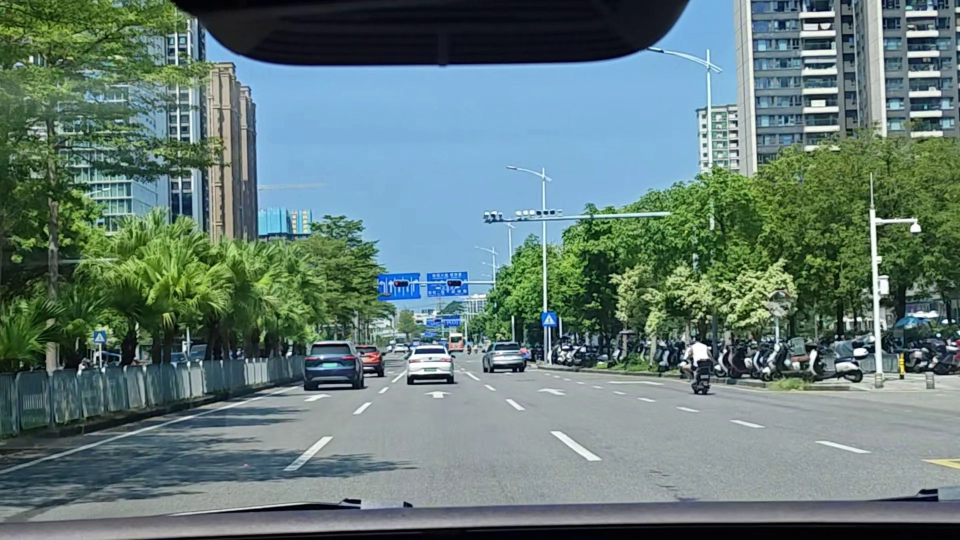
//> input picture arm/arm/app_pcie/sources/tests/data/lane_20261019/324855e4552104aee93d7f0f14f1244d.jpg, 1920 x 1080 px (shown at 1/2 size)
$ ./lane_replay data/lane_20261019/324855e4552104aee93d7f0f14f1244d.jpg out.png 3 3 3 3   (built with g++ and OpenCV 4)
//> lines starting //> are read from the running program, lines starting //| are printed output that depends on the picture
#include "lane_vision.h"
#include "frame_color.h"
#include <opencv2/imgcodecs.hpp>
#include <filesystem>
#include <iostream>

int main(int argc,char **argv) {
  if(argc!=3 && argc!=7) {
    std::cerr<<"Usage: lane_replay IMAGE OUTPUT_DIR [crop_x crop_y crop_width crop_height]\n";return 2;
  }
  try {
    cv::setNumThreads(1);
    cv::Mat image=cv::imread(argv[1]);if(image.empty()) throw std::runtime_error("Cannot read image");
//> further down, image is the input picture: 1080 rows x 1920 cols, CV_8UC3; mean B, G, R 119.3, 123, 99.8
    cv::Mat frame;
    if(argc==7) {
      cv::Rect crop(std::stoi(argv[3]),std::stoi(argv[4]),std::stoi(argv[5]),std::stoi(argv[6]));
//> crop = Rect(3, 3, 3, 3)
      if((crop&cv::Rect(0,0,image.cols,image.rows))!=crop) throw std::runtime_error("Crop outside image");
      cv::Mat quadrant;cv::resize(image(crop),quadrant,{640,360});
//> after `cv::resize(image(crop), quadrant, { 640, 360 })`:
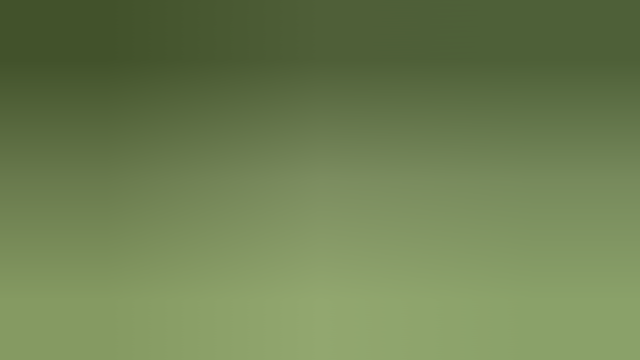
//> quadrant: 360 rows x 640 cols, CV_8UC3; mean B, G, R 81.5, 128.3, 109.7
      frame=cv::Mat(720,1280,CV_8UC3);
      for(int view=0;view<4;++view) quadrant.copyTo(frame(cv::Rect((view%2)*640,(view/2)*360,640,360)));
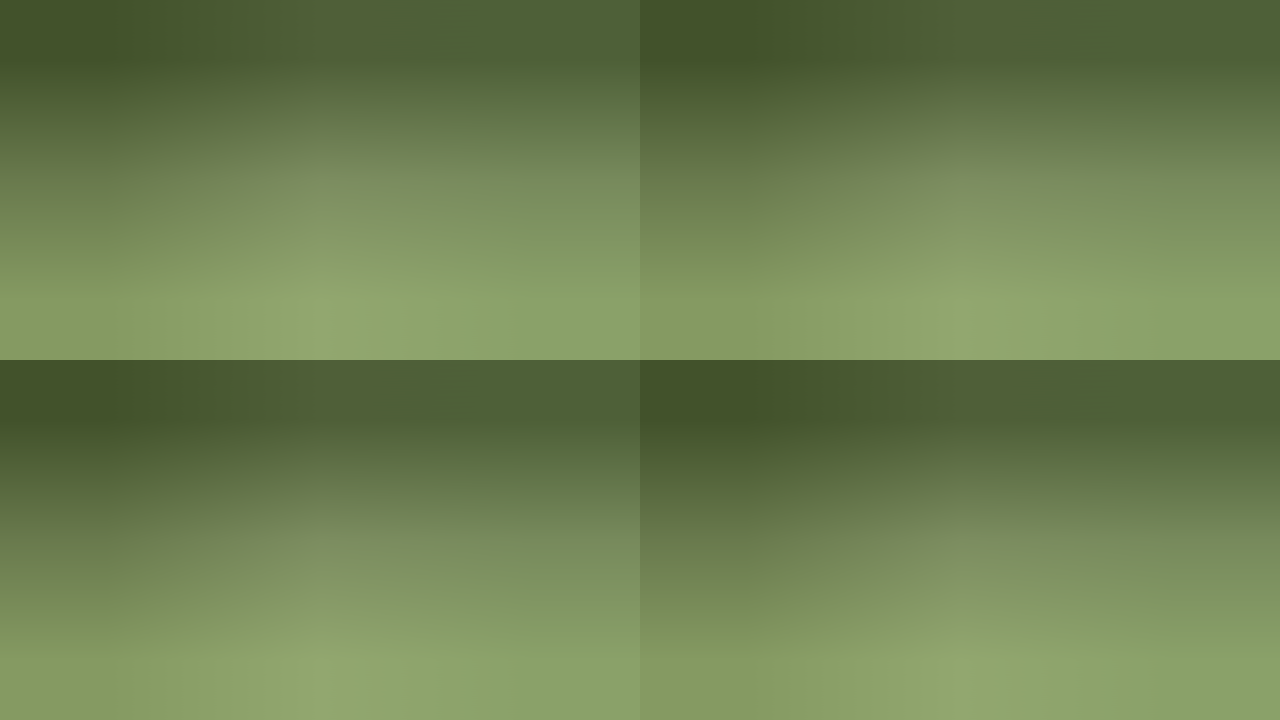
//> frame: 720 rows x 1280 cols, CV_8UC3; mean B, G, R 81.5, 128.3, 109.7
    } else {
      if(image.size()!=cv::Size(1280,720)) throw std::runtime_error("Provide a 1280x720 board snapshot or an explicit photograph crop");
      frame=image;
    }
    const std::filesystem::path output(argv[2]);std::filesystem::create_directories(output);
    // imread returns a normal BGR image, not the raw RBG wire snapshot.
//> (the run ends here: the program needs code that is not available in this run, at `adas::Settings config;config.lane_debug=true;config.infer_order="bgr";`)

$ run again, on arm/arm/app_pcie/sources/tests/data/lane_20261019/b0390569af72b7a4e4749f0cbee2387e.jpg
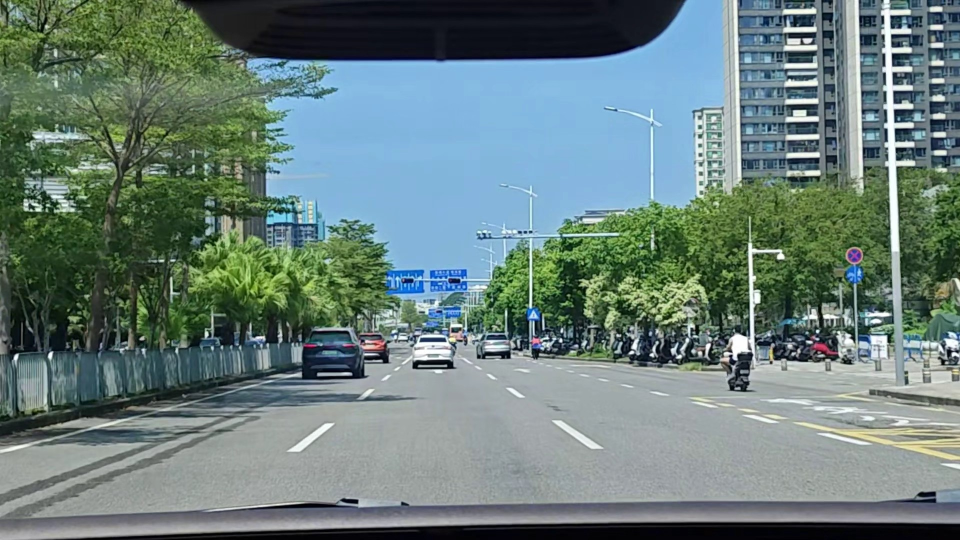
//> input picture arm/arm/app_pcie/sources/tests/data/lane_20261019/b0390569af72b7a4e4749f0cbee2387e.jpg, 1920 x 1080 px (shown at 1/2 size)
//> image is the input picture: 1080 rows x 1920 cols, CV_8UC3; mean B, G, R 122.4, 126.1, 105.3
//> crop = Rect(3, 3, 3, 3)
//> `cv::resize(image(crop), quadrant, { 640, 360 })`:
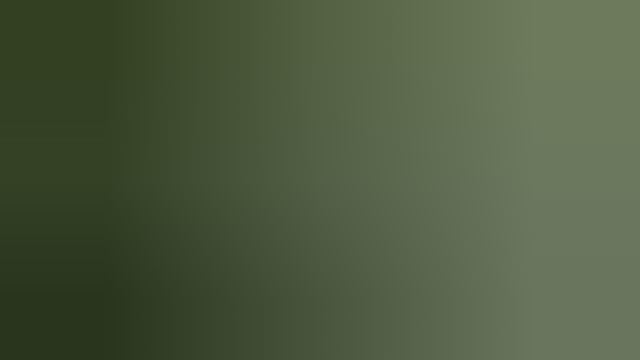
//> quadrant: 360 rows x 640 cols, CV_8UC3; mean B, G, R 64, 90.9, 78.2
//> after the loop `for(int view=0;view<4;++view) quadrant.copyTo(frame(cv::Rect((view%2)*..`:
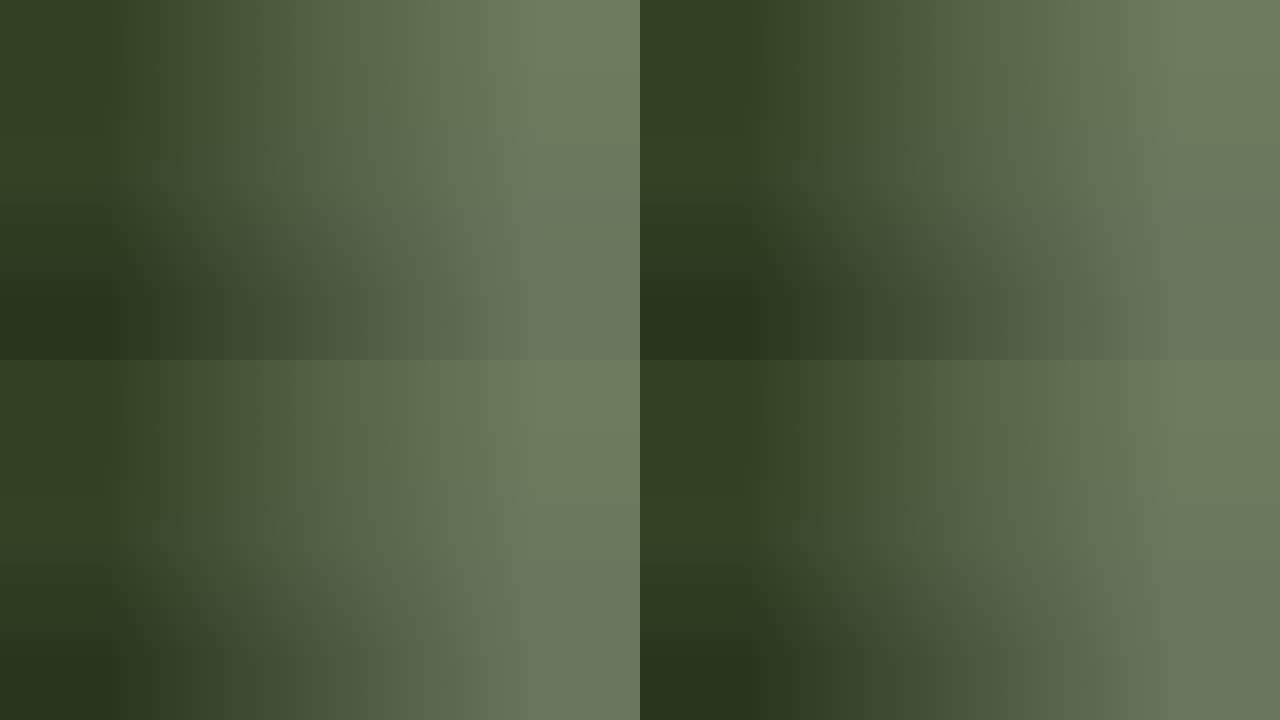
//> frame: 720 rows x 1280 cols, CV_8UC3; mean B, G, R 64, 90.9, 78.2

$ run again, on arm/arm/app_pcie/sources/tests/data/lane_20261019/b3b61ae01949a91650534856ac89d651.jpg
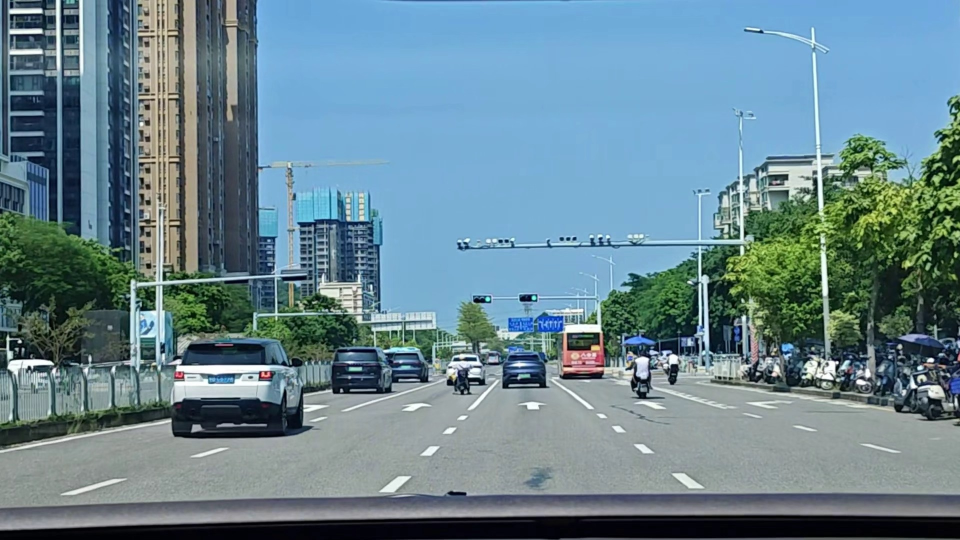
//> input picture arm/arm/app_pcie/sources/tests/data/lane_20261019/b3b61ae01949a91650534856ac89d651.jpg, 1920 x 1080 px (shown at 1/2 size)
//> image is the input picture: 1080 rows x 1920 cols, CV_8UC3; mean B, G, R 144.2, 133.2, 104.7
//> crop = Rect(3, 3, 3, 3)
//> `cv::resize(image(crop), quadrant, { 640, 360 })`:
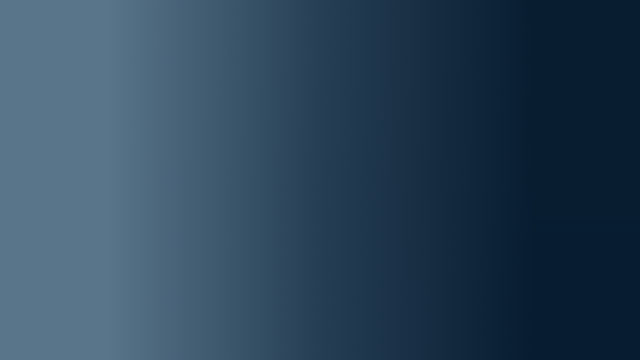
//> quadrant: 360 rows x 640 cols, CV_8UC3; mean B, G, R 90.1, 69.2, 44.6
//> after the loop `for(int view=0;view<4;++view) quadrant.copyTo(frame(cv::Rect((view%2)*..`:
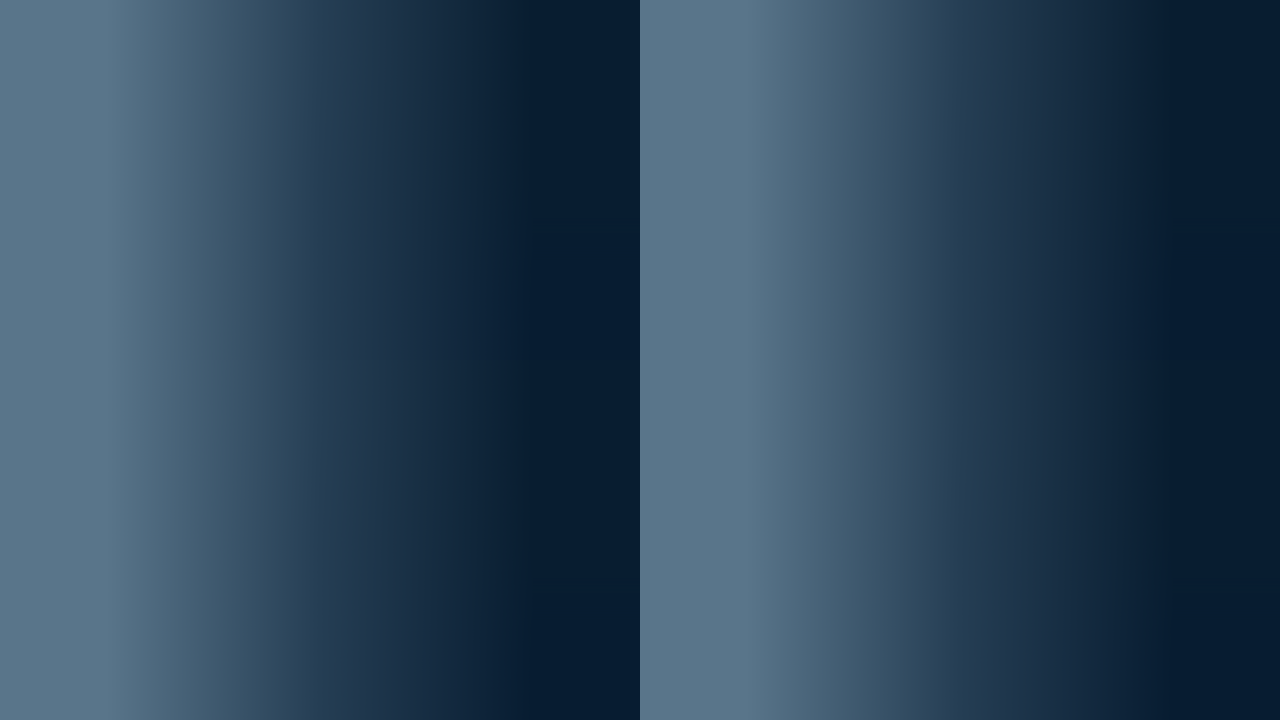
//> frame: 720 rows x 1280 cols, CV_8UC3; mean B, G, R 90.1, 69.2, 44.6
